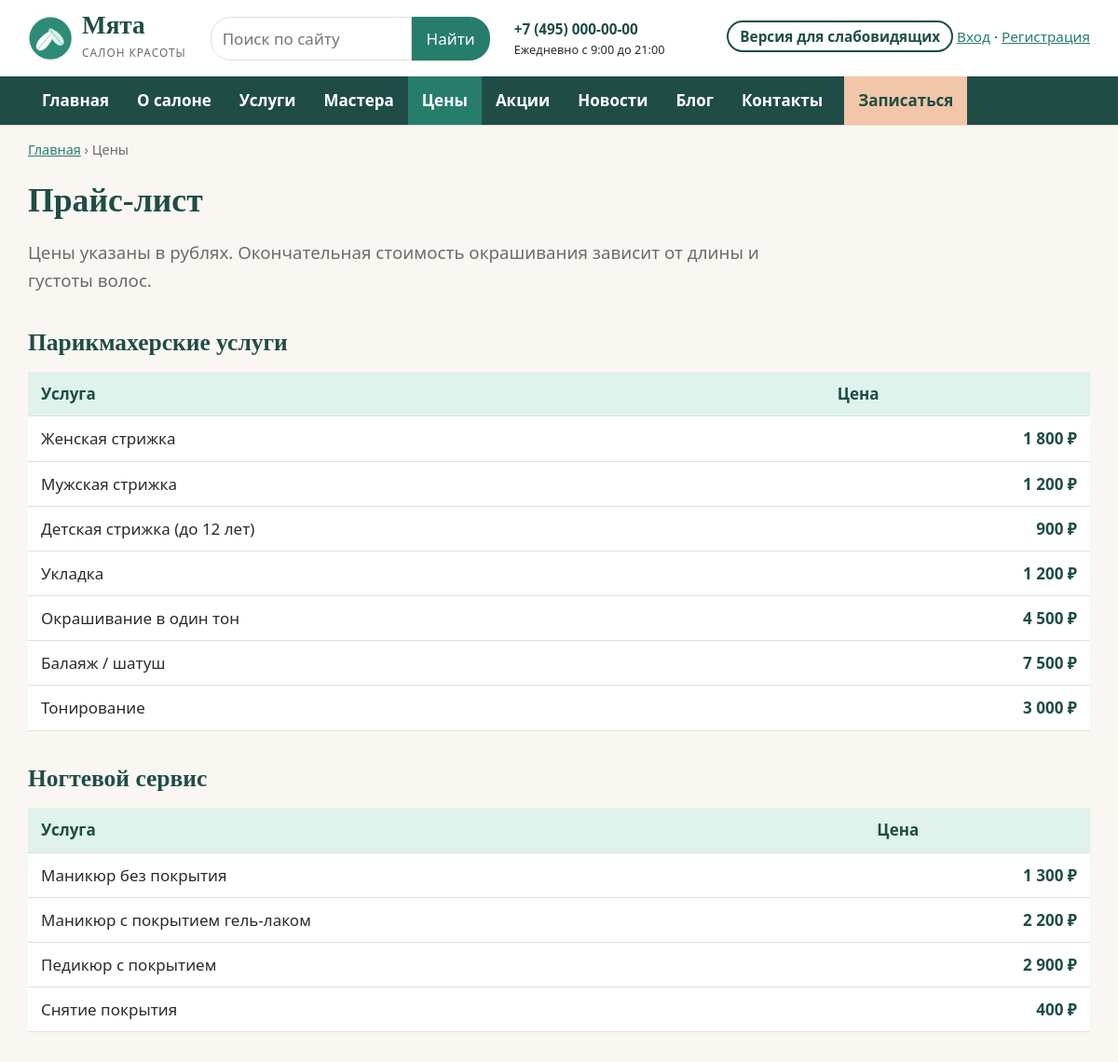
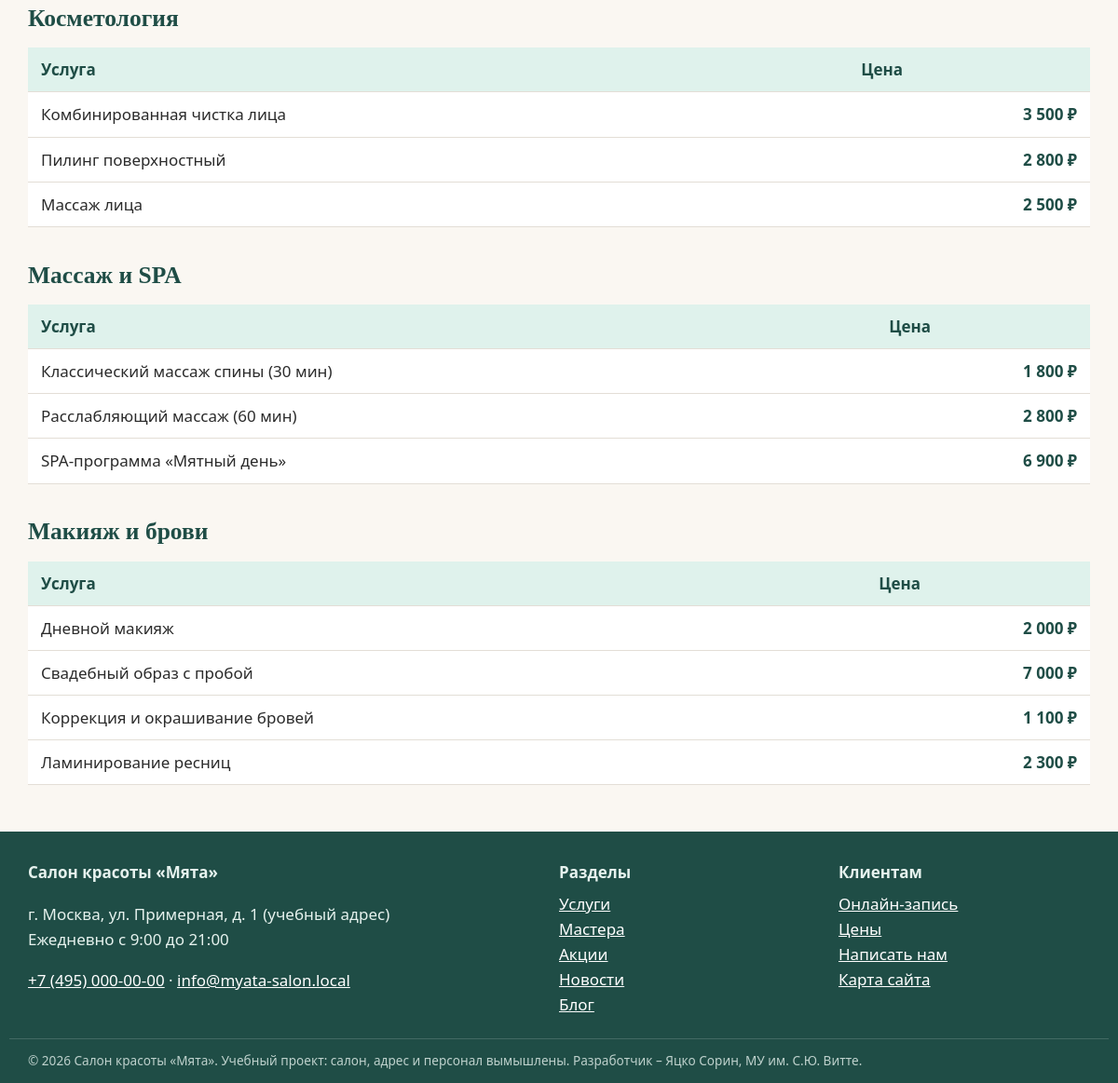
The app's page /prices.php with its own data (2 pictures, top to bottom).
### tables this page shows
CREATE TABLE prices (
  id INT AUTO_INCREMENT PRIMARY KEY,
  category VARCHAR(60) NOT NULL,
  name VARCHAR(120) NOT NULL,
  price INT NOT NULL
);

CREATE TABLE sections (
  code VARCHAR(20) PRIMARY KEY,
  title VARCHAR(60) NOT NULL,
  description VARCHAR(255) NOT NULL,
  sort INT NOT NULL DEFAULT 0
);

### includes/functions.php (called while the page is built, shortened)
<?php
function e(?string $s): string
{
    return htmlspecialchars((string) $s, ENT_QUOTES, 'UTF-8');
}
function url(string $path = ''): string
{
    return ROOT_URL . '/' . ltrim($path, '/');
}
function db(): PDO
{
    global $pdo;
    return $pdo;
}
function cfg(string $key): string
{
    global $CONFIG;
    return (string) ($CONFIG[$key] ?? '');
}
function sections(): array
{
    static $cache = null;
    if ($cache === null) {
        $cache = [];
        foreach (db()->query('SELECT * FROM sections ORDER BY sort') as $row) {
            $cache[$row['code']] = $row;
        }
    }
    return $cache;
}
function money(?int $v): string
{
    return $v === null ? '' : number_format($v, 0, ',', ' ') . ' ₽';
}

### config.php (called while the page is built, shortened)
<?php
$config = [
    'db_host'   => 'localhost',
    'db_port'   => 3306,
    'db_name'   => 'salon_myata',
    'db_user'   => 'root',
    'db_pass'   => '',
    'site_name' => 'Салон красоты «Мята»',
    'phone'     => '+7 (495) 000-00-00',
    'email'     => 'info@myata-salon.local',
    'address'   => 'г. Москва, ул. Примерная, д. 1 (учебный адрес)',
    'hours'     => 'Ежедневно с 9:00 до 21:00',
];
return $config;

### includes/bootstrap.php (called while the page is built, shortened)
<?php
$CONFIG = require __DIR__ . '/../config.php';
try {
    $pdo = new PDO(
        sprintf('mysql:host=%s;port=%d;dbname=%s;charset=utf8mb4',
            $CONFIG['db_host'], $CONFIG['db_port'], $CONFIG['db_name']),
        $CONFIG['db_user'],
        $CONFIG['db_pass'],
        [PDO::ATTR_ERRMODE => PDO::ERRMODE_EXCEPTION, PDO::ATTR_DEFAULT_FETCH_MODE => PDO::FETCH_ASSOC]
    );
} catch (PDOException $e) {
    http_response_code(500);
    exit('<h1>Нет подключения к базе данных</h1><p>Проверьте настройки в config.php '
        . 'и импортируйте database/salon_myata.sql.</p>');
}
require __DIR__ . '/functions.php';

### prices.php (the view, shortened to what this page needs)
<?php
require __DIR__ . '/includes/bootstrap.php';
$groups = [];
foreach (db()->query('SELECT * FROM prices ORDER BY id') as $p) {
    $groups[$p['category']][] = $p;
}
require __DIR__ . '/includes/header.php';
?>
<h1>Прайс-лист</h1>
<p class="lead">Цены указаны в рублях. Окончательная стоимость окрашивания зависит от длины и густоты волос.</p>
<?php foreach ($groups as $cat => $rows): ?>
    <h2><?= e($cat) ?></h2>
    <table class="price-table">
        <thead><tr><th scope="col">Услуга</th><th scope="col">Цена</th></tr></thead>
        <tbody><?php foreach ($rows as $r): ?><tr><td><?= e($r['name']) ?></td><td><?= money((int) $r['price']) ?></td></tr><?php endforeach; ?></tbody>
    </table>
<?php endforeach; ?>
<?php require __DIR__ . '/includes/footer.php'; ?>

### includes/footer.php (shortened to what this page needs)
</main>
<footer class="site-footer">
    <div class="wrap footer-grid">
        <div>
            <strong>Салон красоты «Мята»</strong>
            <p><?= e(cfg('address')) ?><br><?= e(cfg('hours')) ?></p>
            <p><a href="tel:<?= e(preg_replace('/[^\d+]/', '', cfg('phone'))) ?>"><?= e(cfg('phone')) ?></a> ·
               <a href="mailto:<?= e(cfg('email')) ?>"><?= e(cfg('email')) ?></a></p>
        </div>
        <div>
            <strong>Разделы</strong>
            <ul>
                <?php foreach (sections() as $code => $s): ?>
                    <li><a href="<?= e(url('section.php?s=' . $code)) ?>"><?= e($s['title']) ?></a></li>
                <?php endforeach; ?>
            </ul>
        </div>
        <div>
            <strong>Клиентам</strong>
            <ul>
                <li><a href="<?= e(url('booking.php')) ?>">Онлайн-запись</a></li>
                <li><a href="<?= e(url('prices.php')) ?>">Цены</a></li>
                <li><a href="<?= e(url('contacts.php')) ?>">Написать нам</a></li>
                <li><a href="<?= e(url('sitemap.php')) ?>">Карта сайта</a></li>
            </ul>
        </div>
    </div>
    <div class="wrap footer-note">
        © 2026 Салон красоты «Мята». Учебный проект: салон, адрес и персонал вымышлены.
        Разработчик – Яцко Сорин, МУ им. С.Ю. Витте.
    </div>
</footer>
</body>
</html>

### assets/css/style.css (style rules this page uses)
:root { --mint: #277D6B; --mint-dark: #1F4D46; --mint-light: #DFF2EC; --cream: #FAF7F2; --peach: #F2C6A8; --text: #2B2B2B; --muted: #6B6B6B; --line: #E3DED6; --white: #FFFFFF; --radius: 14px; --font: "Segoe UI", Roboto, "PT Sans", Arial, sans-serif; --font-head: Georgia, "PT Serif", "Times New Roman", serif; }
* { box-sizing: border-box; }
html { font-size: 17px; }
body { margin: 0; font-family: var(--font); color: var(--text); background: var(--cream); line-height: 1.6; }
a { color: var(--mint); }
h1, h2, h3 { font-family: var(--font-head); color: var(--mint-dark); line-height: 1.25; }
h1 { font-size: 2.1rem; margin: .6em 0 .4em; }
h2 { font-size: 1.5rem; margin: 1.4em 0 .6em; }
.wrap { max-width: 1180px; margin: 0 auto; padding: 0 20px; }
.lead { font-size: 1.1rem; color: var(--muted); max-width: 75ch; }
.price-table, .data { width: 100%; border-collapse: collapse; background: var(--white); margin-bottom: 18px; }
.price-table th, .price-table td, .data th, .data td { padding: 10px 14px; border-bottom: 1px solid var(--line); text-align: left; vertical-align: top; }
.price-table td:last-child { text-align: right; white-space: nowrap; font-weight: 700; color: var(--mint-dark); }
.price-table thead th, .data thead th { background: var(--mint-light); color: var(--mint-dark); }
.site-footer { background: var(--mint-dark); color: #E6F2EE; margin-top: 50px; padding: 30px 0 14px; }
.site-footer a { color: #fff; }
.footer-grid { display: grid; grid-template-columns: 2fr 1fr 1fr; gap: 30px; }
.footer-grid ul { list-style: none; padding: 0; margin: 6px 0; }
.footer-note { font-size: .8rem; opacity: .8; margin-top: 16px; border-top: 1px solid rgba(255,255,255,.2); padding-top: 12px; }

### records on screen
prices: name "Женская стрижка", price "1 800 ₽"
prices: name "Мужская стрижка", price "1 200 ₽"
prices: name "Детская стрижка (до 12 лет)", price "900 ₽"
prices: name "Укладка", price "1 200 ₽"
prices: name "Окрашивание в один тон", price "4 500 ₽"
prices: name "Балаяж / шатуш", price "7 500 ₽"
prices: name "Тонирование", price "3 000 ₽"
prices: name "Маникюр без покрытия", price "1 300 ₽"
prices: name "Маникюр с покрытием гель-лаком", price "2 200 ₽"
prices: name "Педикюр с покрытием", price "2 900 ₽"
prices: name "Снятие покрытия", price "400 ₽"
prices: name "Комбинированная чистка лица", price "3 500 ₽"
prices: name "Пилинг поверхностный", price "2 800 ₽"
prices: name "Массаж лица", price "2 500 ₽"
prices: name "Классический массаж спины (30 мин)", price "1 800 ₽"
prices: name "Расслабляющий массаж (60 мин)", price "2 800 ₽"
prices: name "SPA-программа «Мятный день»", price "6 900 ₽"
prices: name "Дневной макияж", price "2 000 ₽"
prices: name "Свадебный образ с пробой", price "7 000 ₽"
prices: name "Коррекция и окрашивание бровей", price "1 100 ₽"
prices: name "Ламинирование ресниц", price "2 300 ₽"
sections: title "Услуги"
sections: title "Мастера"
sections: title "Акции"
sections: title "Новости"
sections: title "Блог"

### other values on screen
cfg('phone') "+7 (495) 000-00-00"
cfg('hours') "Ежедневно с 9:00 до 21:00"
$label "Главная"
$label "О салоне"
$label "Услуги"
$label "Мастера"
$label "Цены"
$label "Акции"
$label "Новости"
$label "Блог"
$label "Контакты"
$crumb[0] "Цены"
$cat "Парикмахерские услуги"
$cat "Ногтевой сервис"
$cat "Косметология"
